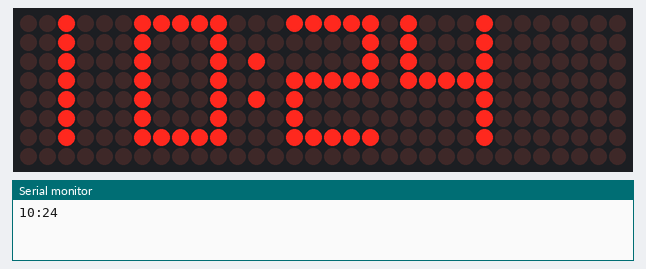
Simulated run of this program. Board: Arduino Nano, built with avr-gcc and run on an emulated ATmega328P. Parts: 32×8 LED matrix, the last lines printed to the serial monitor. The local clock reads 2024-03-15 10:24:30 at power-on unless the program sets it.

Above: at 0.1 s.
At 30.1 s:
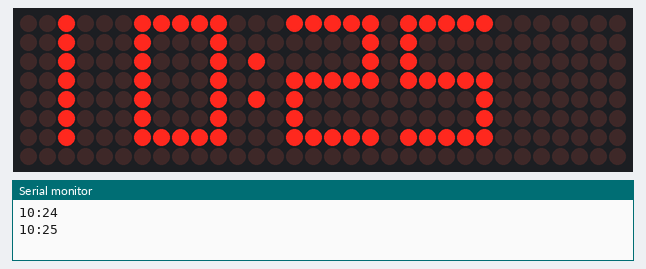
At 90.1 s:
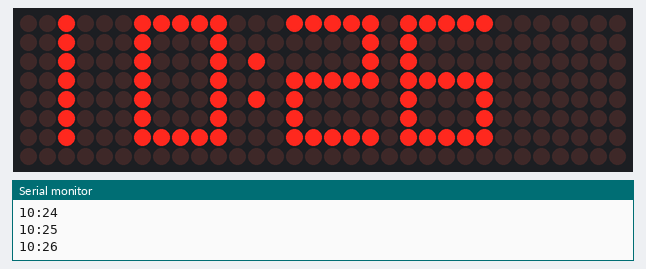

Measured:
- what the display in image 1 shows lasts 60.0 s, from 30.0 s to 90.0 s

The program:

main.cpp
```cpp
/*

Real time clock with matrix display.

BOOTLOADER, ETC:
https://www.arduino.cc/en/Tutorial/ArduinoToBreadboard

sensors
https://www.instructables.com/id/Simple-Guide-to-Setting-Time-on-a-DS3231DS3107DS13/
https://howtomechatronics.com/tutorials/arduino/8x8-led-matrix-max7219-tutorial-scrolling-text-android-control-via-bluetooth/


Matrix max7219 4 block
CLK = D13/sck
CS = D10/ss
DIN = D11/mosi
gnd = gnd
vcc = vcc

RTC ds3231
32k = nothing
sqw = nothing
scl = A5/scl
sda = A4/sda
vcc = vcc
gnd = gnd

Nano
D13 = Matrix CLK
3v3 = nothing
RET = nothing
A0 = nothing
A1 = nothing
A2 = nothing
A3 = nothing
A4 = RTC SDA
A5 = RTC SCL
A6 = nothing
A7 = nothing
5V = matrix vcc, rtc vcc
RST = nothing
GND = matrix gnd, rtc gnd
VIN = nothing

TXT = nothing
RXD = nothing
RST = nothing
GND = nothing
D2 = nothing
D3 = nothing
D4 = nothing
D5 = nothing
D6 = nothing
D7 = nothing
D8 = nothing
D9 = nothing
D10 = matrix CS
D11 = matrix DIN
D12 = nothing

 */


//matrix display
#include <MD_MAX72xx.h>
#include <SPI.h>
#include "Font_Data.h"
#define HARDWARE_TYPE MD_MAX72XX::ICSTATION_HW
#define MAX_DEVICES 4
#define CLK_PIN   13
#define DATA_PIN  11
#define CS_PIN    10
// Hardware SPI connection
MD_MAX72XX P = MD_MAX72XX(HARDWARE_TYPE, CS_PIN, MAX_DEVICES);


//rtc
#include <DS3231.h>
DS3231  rtc(SDA, SCL);
int myhour;
int mymin;
String fulltime;
String phour;
String pmin;
String Ppmin;
String Pphour;
String suffix;
Time  t;

//vars
//how bright to be at night 0-15 0 be dimmest
const int nightbright = 0;
//how bright to be in the day 0-15 0 be dimmest
const int daybright = 4;
//dim after this hour in 24hour time
const int dimafter = 20; //9pm to 11:59pm
//dim before this hour in 24hour time
const int dimbefore = 9; //12am to 8:59am


void setup() {
  //matrix display
  P.begin();
  P.setFont(numeric7Seg);
  P.control(MD_MAX72XX::INTENSITY, nightbright);
  //rtc
  rtc.begin();
  Serial.begin(9600);
  // The following lines can be uncommented to set the date and time
  //Uncomment. Upload.  Comment. Upload.
  //rtc.setDOW(SUNDAY);     // Set Day-of-Week to SUNDAY
  //rtc.setTime(10, 32, 00);     // Set the time to 12:00:00 (24hr format)
  //rtc.setDate(01, 11, 2020);   // dom, month, year
}

void dim(){
  if (t.hour>dimafter || t.hour<dimbefore){
    P.control(MD_MAX72XX::INTENSITY, nightbright);
  }
  else{
    P.control(MD_MAX72XX::INTENSITY, daybright);
  }
}

void gettime(){
  t = rtc.getTime();
}

void prettydate(){
//store previous reading of values in P variables for deciding when to update the screen
Ppmin = pmin;
Pphour = phour;
  //hours
  //PM
  if (t.hour > 12) {
    myhour = t.hour - 12;
      if (String(myhour).length() == 1) {
      phour = '0' + String(myhour);
    }
    else{
      phour = myhour;
    }
    suffix = "PM";
  }

  //noon
  else if (t.hour == 12){
    phour = t.hour;
    suffix = "PM";
  }

  //midnight
  else if (t.hour == 00){
    myhour = 12;
    phour = myhour;
    suffix = "AM";
  }

  //AM
  else {
    myhour = t.hour;
    if (String(myhour).length() == 1) {
      phour = '0' + String(myhour);
    }
    else{
      phour = myhour;
    }
    suffix = "AM";
  }

//mins
    if (String(t.min).length() == 1) {
      pmin = '0' + String(t.min);
    }
    else{
      pmin = t.min;
    }

fulltime = String(phour) + ':' + String(pmin);
}

//directly from md_max72xx_printtext example
void printText(uint8_t modStart, uint8_t modEnd, char *pMsg)
// Print the text string to the LED matrix modules specified.
// Message area is padded with blank columns after printing.
{
  uint8_t   state = 0;
  uint8_t   curLen;
  uint16_t  showLen;
  uint8_t   cBuf[8];
  int16_t   col = ((modEnd + 1) * COL_SIZE) - 1;

  P.control(modStart, modEnd, MD_MAX72XX::UPDATE, MD_MAX72XX::OFF);

  do     // finite state machine to print the characters in the space available
  {
    switch(state)
    {
      case 0: // Load the next character from the font table
        // if we reached end of message, reset the message pointer
        if (*pMsg == '\0')
        {
          showLen = col - (modEnd * COL_SIZE);  // padding characters
          state = 2;
          break;
        }

        // retrieve the next character form the font file
        showLen = P.getChar(*pMsg++, sizeof(cBuf)/sizeof(cBuf[0]), cBuf);
        curLen = 0;
        state++;
        // !! deliberately fall through to next state to start displaying

      case 1: // display the next part of the character
        P.setColumn(col--, cBuf[curLen++]);

        // done with font character, now display the space between chars
        if (curLen == showLen)
        {
          showLen = 1;
          state = 2;
        }
        break;

      case 2: // initialize state for displaying empty columns
        curLen = 0;
        state++;
        // fall through

      case 3:  // display inter-character spacing or end of message padding (blank columns)
        P.setColumn(col--, 0);
        curLen++;
        if (curLen == showLen)
          state = 0;
        break;

      default:
        col = -1;   // this definitely ends the do loop
    }
  } while (col >= (modStart * COL_SIZE));

  P.control(modStart, modEnd, MD_MAX72XX::UPDATE, MD_MAX72XX::ON);
}


void mprinttime(){
  //string length + newline ending
  char cfulltime[6];
  fulltime.toCharArray(cfulltime,6);
  printText(0, MAX_DEVICES-1, cfulltime);
}

void sprinttime() {
  Serial.println(fulltime);
}

void loop() {
  gettime();
  prettydate();

  //on hour change dim if needed.
  if (Pphour != phour){
    dim();
  }

  //on minute change print it to the places
  if (Ppmin != pmin) {
    mprinttime();
    sprinttime();
  }
}
```

Font_Data.h
```cpp
// Data file for user example user defined fonts
#ifndef FONTDATA_H
#define FONTDATA_H

MD_MAX72XX::fontType_t numeric7Seg[] PROGMEM =
{
	0,		// 0
	0,		// 1
	0,		// 2
	0,		// 3
	0,		// 4
	0,		// 5
	0,		// 6
	0,		// 7
	0,		// 8
	0,		// 9
	0,		// 10
	0,		// 11
	0,		// 12
	0,		// 13
	0,		// 14
	0,		// 15
	0,		// 16
	0,		// 17
	0,		// 18
	0,		// 19
	0,		// 20
	0,		// 21
	0,		// 22
	0,		// 23
	0,		// 24
	0,		// 25
	0,		// 26
	0,		// 27
	0,		// 28
	0,		// 29
	0,		// 30
	0,		// 31
	1, 0,		// 32 - 'Space'
	0,		// 33 - '!'
	0,		// 34 - '"'
	0,		// 35 - '#'
	0,  	// 36 - '$'
	0,		// 37 - '%'
	0,		// 38 - '&'
	0,		// 39 - '''
	0,		// 40 - '('
	0,		// 41 - ')'
	0,		// 42 - '*'
	0,		// 43 - '+'
	0,		// 44 - ','
	0,		// 45 - '-'
	1, 64,		// 46 - '.'
	0,		// 47 - '/'
	5, 127, 65, 65, 65, 127,	// 48 - '0'
	5, 0, 0, 127, 0, 0,			// 49 - '1'
	5, 121, 73, 73, 73, 79,		// 50 - '2'
	5, 73, 73, 73, 73, 127,		// 51 - '3'
	5, 15, 8, 8, 8, 127,		// 52 - '4'
	5, 79, 73, 73, 73, 121,		// 53 - '5'
	5, 127, 73, 73, 73, 121,	// 54 - '6'
	5, 1, 1, 1, 1, 127, 		// 55 - '7'
	5, 127, 73, 73, 73, 127,	// 56 - '8'
	5, 79, 73, 73, 73, 127, 	// 57 - '9'
	1, 20,		// 58 - ':'
	0,		// 59 - ';'
	0,		// 60 - '<'
	0,		// 61 - '='
	0,		// 62 - '>'
	0,		// 63 - '?'
	0,		// 64 - '@'
	5, 127, 9, 9, 9, 127,		// 65 - 'A'
	5, 127, 73, 73, 73, 54,		// 66 - 'B'
	5, 127, 65, 65, 65, 65,		// 67 - 'C'
	5, 127, 65, 65, 65, 62,		// 68 - 'D'
	5, 127, 73, 73, 73, 73,		// 69 - 'E'
	5, 127, 9, 9, 9, 9,			// 70 - 'F'
	0,		// 71 - 'G'
	0,		// 72 - 'H'
	0,		// 73 - 'I'
	0,		// 74 - 'J'
	0,		// 75 - 'K'
	0,		// 76 - 'L'
	0,		// 77 - 'M'
	0,		// 78 - 'N'
	0,		// 79 - 'O'
	0,		// 80 - 'P'
	0,		// 81 - 'Q'
	0,		// 82 - 'R'
	0,		// 83 - 'S'
	0,		// 84 - 'T'
	0,		// 85 - 'U'
	0,		// 86 - 'V'
	0,		// 87 - 'W'
	0,		// 88 - 'X'
	0,		// 89 - 'Y'
	0,		// 90 - 'Z'
	0,		// 91 - '['
	0,		// 92 - '\'
	0,		// 93 - ']'
	0,		// 94 - '^'
	0,		// 95 - '_'
	0,		// 96 - '`'
	5, 127, 9, 9, 9, 127,		// 97 - 'a'
	5, 127, 73, 73, 73, 54,		// 98 - 'b'
	5, 127, 65, 65, 65, 65,		// 99 - 'c'
	5, 127, 65, 65, 65, 62,		// 100 - 'd'
	5, 127, 73, 73, 73, 73,		// 101 - 'e'
	5, 127, 9, 9, 9, 9, 		// 102 - 'f'
	0,		// 103 - 'g'
	0,		// 104 - 'h'
	0,		// 105 - 'i'
	0,		// 106 - 'j'
	0,		// 107 - 'k'
	0,		// 108 - 'l'
	0,		// 109 - 'm'
	0,		// 110 - 'n'
	0,		// 111 - 'o'
	0,		// 112 - 'p'
	0,		// 113 - 'q'
	0,		// 114 - 'r'
	0,		// 115 - 's'
	0,		// 116 - 't'
	0,		// 117 - 'u'
	0,		// 118 - 'v'
	0,		// 119 - 'w'
	0,		// 120 - 'x'
	0,		// 121 - 'y'
	0,		// 122 - 'z'
	0,		// 123 - '{'
	1, 127,		// 124 - '|'
	0,		// 125
	0,		// 126
	0,		// 127
	0,		// 128
	0,		// 129
	0,		// 130
	0,		// 131
	0,		// 132
	0,		// 133
	0,		// 134
	0,		// 135
	0,		// 136
	0,		// 137
	0,		// 138
	0,		// 139
	0,		// 140
	0,		// 141
	0,		// 142
	0,		// 143
	0,		// 144
	0,		// 145
	0,		// 146
	0,		// 147
	0,		// 148
	0,		// 149
	0,		// 150
	0,		// 151
	0,		// 152
	0,		// 153
	0,		// 154
	0,		// 155
	0,		// 156
	0,		// 157
	0,		// 158
	0,		// 159
	0,		// 160
	0,		// 161
	0,		// 162
	0,		// 163
	0,		// 164
	0,		// 165
	0,		// 166
	0,		// 167
	0,		// 168
	0,		// 169
	0,		// 170
	0,		// 171
	0,		// 172
	0,		// 173
	0,		// 174
	0,		// 175
	0,		// 176
	0,		// 177
	0,		// 178
	0,		// 179
	0,		// 180
	0,		// 181
	0,		// 182
	0,		// 183
	0,		// 184
	0,		// 185
	0,		// 186
	0,		// 187
	0,		// 188
	0,		// 189
	0,		// 190
	0,		// 191
	0,		// 192
	0,		// 193
	0,		// 194
	0,		// 195
	0,		// 196
	0,		// 197
	0,		// 198
	0,		// 199
	0,		// 200
	0,		// 201
	0,		// 202
	0,		// 203
	0,		// 204
	0,		// 205
	0,		// 206
	0,		// 207
	0,		// 208
	0,		// 209
	0,		// 210
	0,		// 211
	0,		// 212
	0,		// 213
	0,		// 214
	0,		// 215
	0,		// 216
	0,		// 217
	0,		// 218
	0,		// 219
	0,		// 220
	0,		// 221
	0,		// 222
	0,		// 223
	0,		// 224
	0,		// 225
	0,		// 226
	0,		// 227
	0,		// 228
	0,		// 229
	0,		// 230
	0,		// 231
	0,		// 232
	0,		// 233
	0,		// 234
	0,		// 235
	0,		// 236
	0,		// 237
	0,		// 238
	0,		// 239
	0,		// 240
	0,		// 241
	0,		// 242
	0,		// 243
	0,		// 244
	0,		// 245
	0,		// 246
	0,		// 247
	0,		// 248
	0,		// 249
	0,		// 250
	0,		// 251
	0,		// 252
	0,		// 253
	0,		// 254
	0,		// 255
};

#endif
```
